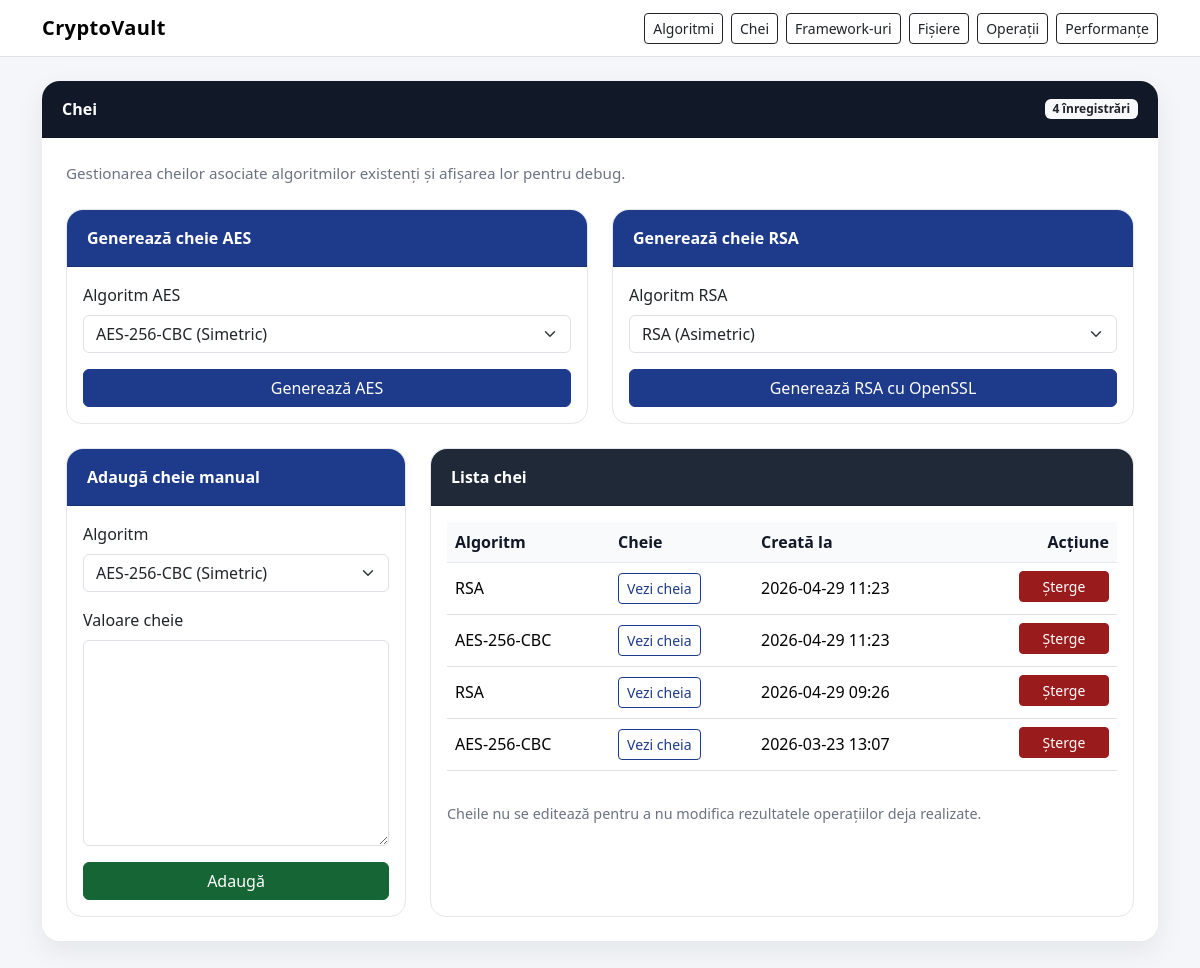
The page /keys on the database as committed earlier.
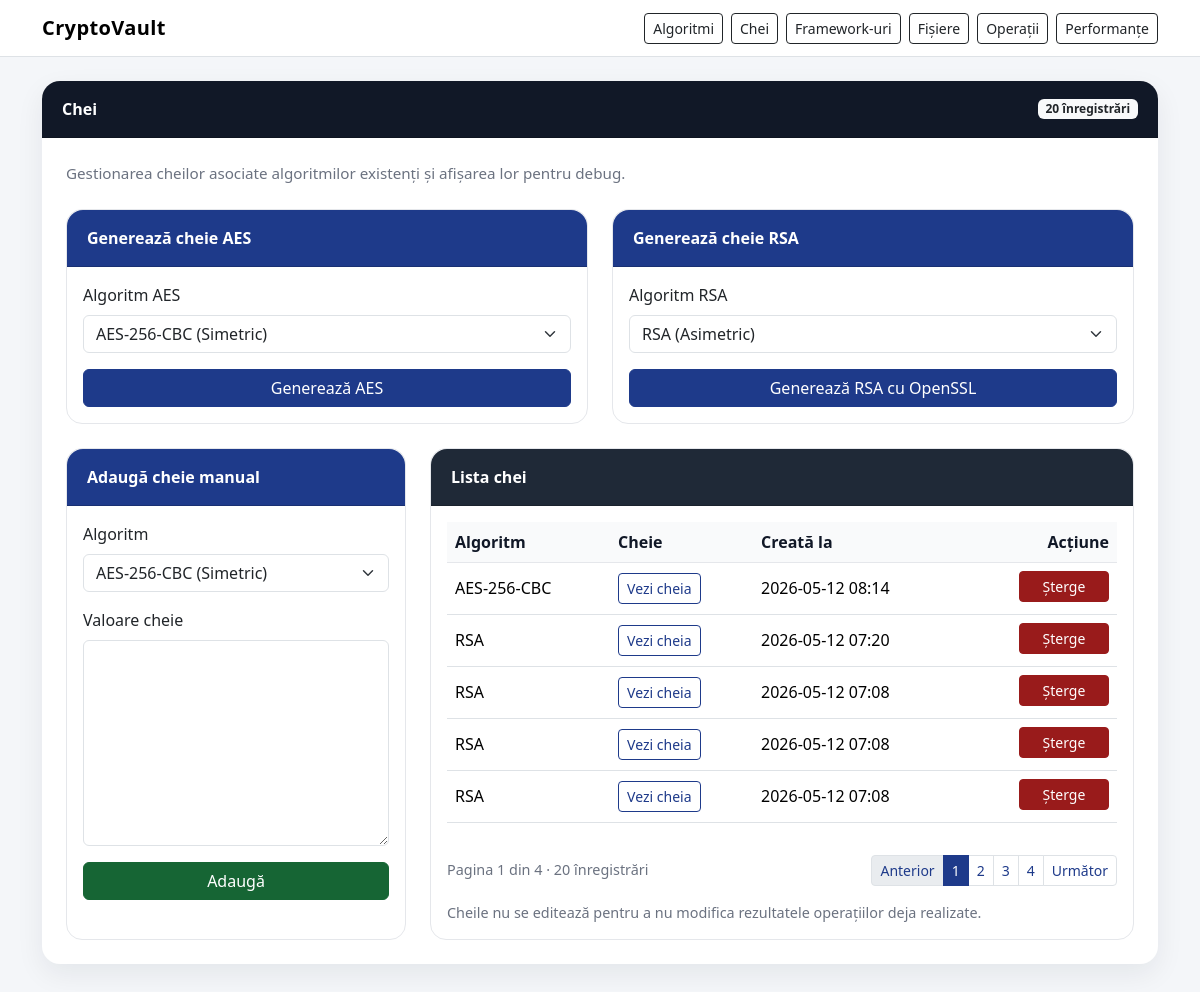
The same page on the database as committed later.
### models.py (models this page shows)
class Key(Base):
    __tablename__ = "keys"
    id = Column(Integer, primary_key=True, index=True)
    algorithm_id = Column(Integer, ForeignKey("algorithms.id", ondelete="CASCADE"), nullable=False)
    key_value = Column(Text, nullable=False)
    created_at = Column(DateTime, default=datetime.datetime.utcnow, nullable=False)
    algorithm = relationship("Algorithm", back_populates="keys")
    performances = relationship("Performance", back_populates="key", passive_deletes=True)

class Algorithm(Base):
    __tablename__ = "algorithms"
    id = Column(Integer, primary_key=True, index=True)
    name = Column(String(100), nullable=False, unique=True)
    type = Column(String(50), nullable=False)
    keys = relationship("Key", back_populates="algorithm", cascade="all, delete-orphan")
    performances = relationship("Performance", back_populates="algorithm", cascade="all, delete-orphan")

### app_web.py (the view)
@app.route("/keys")
def show_keys():
    db = database.get_session()
    try:
        pagination = crud.get_keys_paginated(db, get_page(), get_per_page())
        algorithms = crud.get_all_algorithms(db)
        return render_template(
            "keys.html",
            keys=pagination["items"],
            algorithms=algorithms,
            pagination=pagination
        )
    finally:
        db.close()

### app_web.py (called while the page is built)
def get_page():
    return crud.normalize_page(request.args.get("page", 1))

def get_per_page():
    return crud.normalize_per_page(request.args.get("per_page"))

def load_key_json(key_value):
    try:
        key_data = json.loads(key_value)
    except Exception:
        return None
    if not isinstance(key_data, dict):
        return None
    return key_data

def clean_pem_key(value):
    if not value:
        return ""
    lines = value.replace("\r", "").split("\n")
    clean_lines = []
    for line in lines:
        line = line.strip()
        if not line:
            continue
        if line.startswith("-----BEGIN"):
            continue
        if line.startswith("-----END"):
            continue
        clean_lines.append(line)
    return "\n".join(clean_lines)

def is_rsa_key(key_value):
    key_data = load_key_json(key_value)
    if key_data is None:
        return False
    return "private_key" in key_data and "public_key" in key_data

def private_key_for_display(key_value):
    key_data = load_key_json(key_value)
    if key_data is None:
        return key_value
    return clean_pem_key(key_data.get("private_key", ""))

### database.py (called while the page is built)
def get_session():
    return SessionLocal()

### templates/keys.html (shortened to what the changed rows need)
{% extends "base.html" %}
{% block content %}
<div class="card section-card">
    <div class="card-header">
        <div class="d-flex justify-content-between align-items-center flex-wrap gap-2">
            <span>Chei</span>
            <span class="badge bg-light text-dark">{{ pagination.total }} înregistrări</span>
        </div>
    </div>
    <div class="card-body p-4">
        <div class="row g-4">
            <div class="col-lg-8">
                <div class="card table-card h-100">
                    <div class="card-body">
                        <div class="table-responsive">
                            <table class="table table-hover align-middle">
                                <thead>
                                    <tr>
                                        <th>Algoritm</th>
                                        <th>Cheie</th>
                                        <th>Creată la</th>
                                        <th class="text-end">Acțiune</th>
                                    </tr>
                                </thead>
                                <tbody>
                                {% for key in keys %}
                                    <tr>
                                        <td>{{ key.algorithm.name }}</td>
                                        <td>
                                            <button type="button"
                                                    class="btn btn-outline-primary btn-sm"
                                                    data-bs-toggle="modal"
                                                    data-bs-target="#keyModal{{ key.id }}">
                                                Vezi cheia
                                            </button>
                                        </td>
                                        <td>{{ key.created_at.strftime('%Y-%m-%d %H:%M') }}</td>
                                        <td class="text-end">
                                            <a href="{{ url_for('delete_key', key_id=key.id) }}"
                                               class="btn btn-danger btn-sm btn-action"
                                               onclick="return confirm('Sigur vrei să ștergi această cheie? Performanțele vechi vor rămâne, dar fără referință la cheie.')">
                                                Șterge
                                            </a>
                                        </td>
                                    </tr>
                                {% else %}
                                    <tr>
                                        <td colspan="4" class="text-center text-muted py-4">
                                            Nu există chei în baza de date.
                                        </td>
                                    </tr>
                                {% endfor %}
                                </tbody>
                            </table>
                        </div>
                        {% include "_pagination.html" %}
                    </div>
                </div>
            </div>
        </div>
    </div>
</div>
{% endblock %}

Rows that differ between the two databases and show on the page:
no longer on this page (row unchanged): Key: algorithm.name "RSA", created_at "2026-04-29 11:23"
no longer on this page (row unchanged): Key: algorithm.name "AES-256-CBC", created_at "2026-04-29 11:23"
no longer on this page (row unchanged): Key: algorithm.name "RSA", created_at "2026-04-29 09:26"
no longer on this page (row unchanged): Key: algorithm.name "AES-256-CBC", created_at "2026-03-23 13:07"
added Key: algorithm.name "AES-256-CBC", created_at "2026-05-12 08:14"
added Key: algorithm.name "RSA", created_at "2026-05-12 07:20"
added Key: algorithm.name "RSA", created_at "2026-05-12 07:08"
added Key: algorithm.name "RSA", created_at "2026-05-12 07:08"
added Key: algorithm.name "RSA", created_at "2026-05-12 07:08"
Other text that changed with them:
{{ pagination.total }}: "4" → "20"
{{ pagination.page }}: (not shown) → "1"
{{ pagination.pages }}: (not shown) → "4"
{{ pagination.total }}: (not shown) → "20"
text now shown: "Pagina din · înregistrări Anterior Următor"
new list line: "1"
new list line: "2"
new list line: "3"
new list line: "4"
